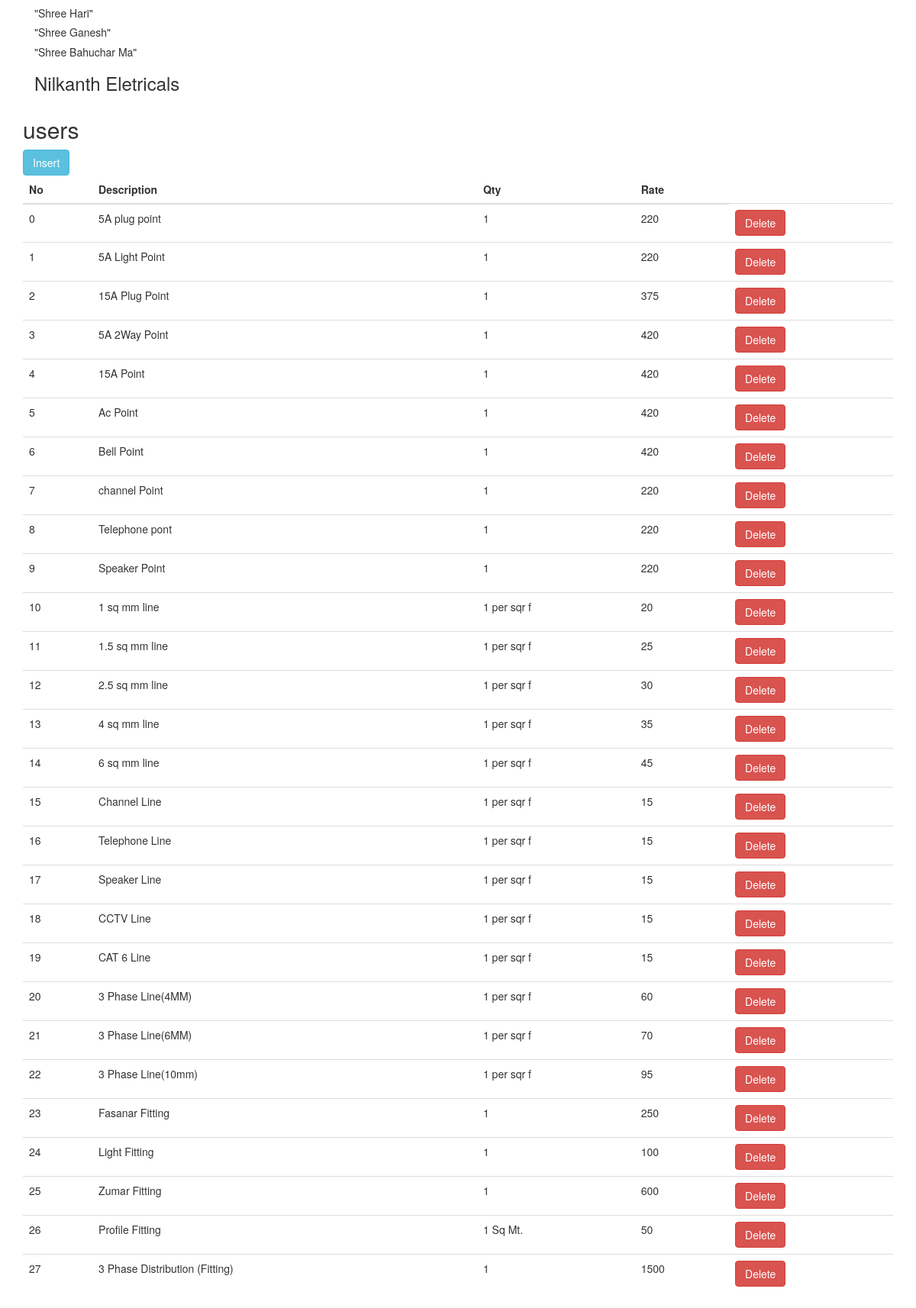
The page /view.php on the database its author committed.
### tables this page shows
CREATE TABLE `bill_info` (
  `No` int(2) NOT NULL,
  `Description` varchar(60) NOT NULL,
  `Qty` varchar(11) NOT NULL,
  `Rate` int(4) NOT NULL
);

### view.php (the view, shortened to what this page needs)
<?php
include "dbcon.php";
$sql = "SELECT * FROM bill_info";
$result = $con->query($sql);
?>
<!DOCTYPE html>
<html>
<head>
<link rel="stylesheet" href="https://maxcdn.bootstrapcdn.com/bootstrap/3.4.0/css/bootstrap.min.css">
</head>
<body>
    <div class="container">
    <div class="container mx-2">
        <h5>"Shree Hari"</h5> <h5>"Shree Ganesh"</h5> <h5>"Shree Bahuchar Ma"</h5>
        <h3>Nilkanth Eletricals</h3>
    </div>
        <h2>users</h2>
<a class="btn btn-info" href="billfrom.php">Insert</a>
<table class="table">
    <thead>
        <tr>
        <th>No</th>
        <th>Description</th>
        <th>Qty</th>
        <th>Rate</th>
    </tr>
    </thead>
    <tbody>
        <?php
            if ($result->num_rows > 0) {
                while ($row = $result->fetch_assoc()) {
        ?>
                    <tr>
                    <td><?php echo $row['No']; ?></td>
                    <td><?php echo $row['Description']; ?></td>
                    <td><?php echo $row['Qty']; ?></td>
                    <td><?php echo $row['Rate']; ?></td>
                    <td><a class="btn btn-danger" href="delete.php?No=<?php echo $row['No']; ?>">Delete</a></td>
                    </tr>
        <?php       }
            }
        ?>
    </tbody>
</table>
    </div>
</body>
</html>

### rows shown on the page
bill_info: No "0", Description "5A plug point", Qty "1", Rate "220"
bill_info: No "1", Description "5A Light Point", Qty "1", Rate "220"
bill_info: No "2", Description "15A Plug Point", Qty "1", Rate "375"
bill_info: No "3", Description "5A 2Way Point", Qty "1", Rate "420"
bill_info: No "4", Description "15A Point", Qty "1", Rate "420"
bill_info: No "5", Description "Ac Point", Qty "1", Rate "420"
bill_info: No "6", Description "Bell Point", Qty "1", Rate "420"
bill_info: No "7", Description "channel Point", Qty "1", Rate "220"
bill_info: No "8", Description "Telephone pont", Qty "1", Rate "220"
bill_info: No "9", Description "Speaker Point", Qty "1", Rate "220"
bill_info: No "10", Description "1 sq mm line", Qty "1 per sqr f", Rate "20"
bill_info: No "11", Description "1.5 sq mm line", Qty "1 per sqr f", Rate "25"
bill_info: No "12", Description "2.5 sq mm line", Qty "1 per sqr f", Rate "30"
bill_info: No "13", Description "4 sq mm line", Qty "1 per sqr f", Rate "35"
bill_info: No "14", Description "6 sq mm line", Qty "1 per sqr f", Rate "45"
bill_info: No "15", Description "Channel Line", Qty "1 per sqr f", Rate "15"
bill_info: No "16", Description "Telephone Line", Qty "1 per sqr f", Rate "15"
bill_info: No "17", Description "Speaker Line", Qty "1 per sqr f", Rate "15"
bill_info: No "18", Description "CCTV Line", Qty "1 per sqr f", Rate "15"
bill_info: No "19", Description "CAT 6 Line", Qty "1 per sqr f", Rate "15"
bill_info: No "20", Description "3 Phase Line(4MM)", Qty "1 per sqr f", Rate "60"
bill_info: No "21", Description "3 Phase Line(6MM)", Qty "1 per sqr f", Rate "70"
bill_info: No "22", Description "3 Phase Line(10mm)", Qty "1 per sqr f", Rate "95"
bill_info: No "23", Description "Fasanar Fitting", Qty "1", Rate "250"
bill_info: No "24", Description "Light Fitting", Qty "1", Rate "100"
bill_info: No "25", Description "Zumar Fitting", Qty "1", Rate "600"
bill_info: No "26", Description "Profile Fitting", Qty "1 Sq Mt.", Rate "50"
bill_info: No "27", Description "3 Phase Distribution (Fitting)", Qty "1", Rate "1500"
